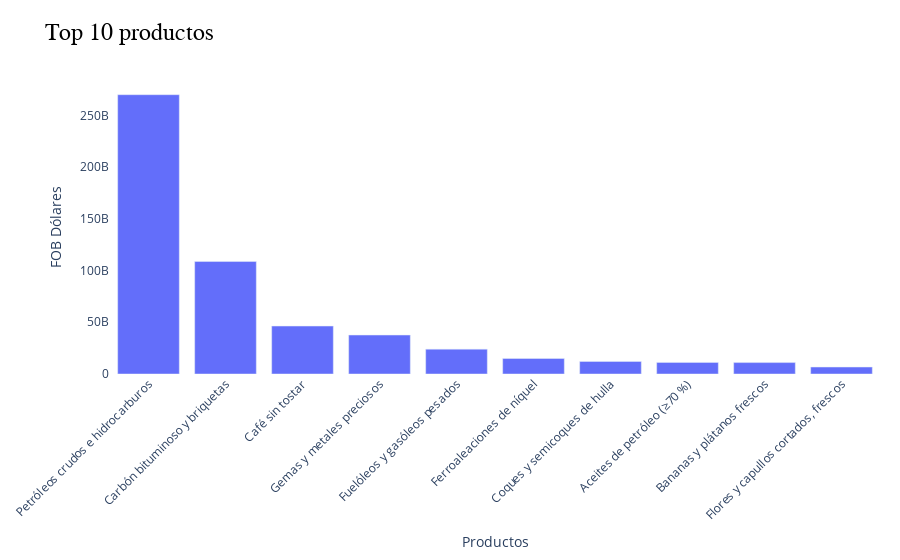

The code cell stored with this chart in its notebook:
### Code cell
fig = px.bar(top_productos,
             x='PRODUCTOS',
             y='FOBDOL',
             title='Top 10 productos',
             labels={"PRODUCTOS": "Productos", "FOBDOL": "FOB Dólares"}
             )
fig = aplicar_estilo(fig)
fig.show()

### Figure 1 — Plotly figure (JSON) as saved in the notebook; plotly's stock layout.template omitted (floating-point values rounded to 4 significant figures)
{"data": [{"hovertemplate": "Productos=%{x}<br>FOB Dólares=%{y}<extra></extra>", "legendgroup": "", "marker": {"color": "#636efa", "pattern": {"shape": ""}}, "name": "", "orientation": "v", "showlegend": false, "textposition": "auto", "type": "bar", "x": ["Petróleos crudos e hidrocarburos", "Carbón bituminoso y briquetas", "Café sin tostar", "Gemas y metales preciosos", "Fuelóleos y gasóleos pesados", "Ferroaleaciones de níquel", "Coques y semicoques de hulla", "Aceites de petróleo (≥70 %)", "Bananas y plátanos frescos", "Flores y capullos cortados, frescos"], "xaxis": "x", "y": [269900000000.0, 108700000000.0, 46320000000.0, 37660000000.0, 24020000000.0, 14970000000.0, 12090000000.0, 11210000000.0, 11020000000.0, 6710000000.0], "yaxis": "y"}], "layout": {"barmode": "relative", "legend": {"tracegroupgap": 0}, "margin": {"b": 120, "l": 40, "r": 20, "t": 80}, "paper_bgcolor": "white", "plot_bgcolor": "white", "showlegend": false, "title": {"font": {"color": "black", "family": "Arial", "size": 24}, "text": "Top 10 productos"}, "xaxis": {"anchor": "y", "domain": [0, 1], "tickangle": -45, "tickfont": {"size": 12}, "title": {"text": "Productos"}}, "yaxis": {"anchor": "x", "domain": [0, 1], "tickfont": {"size": 12}, "title": {"text": "FOB Dólares"}}}}
